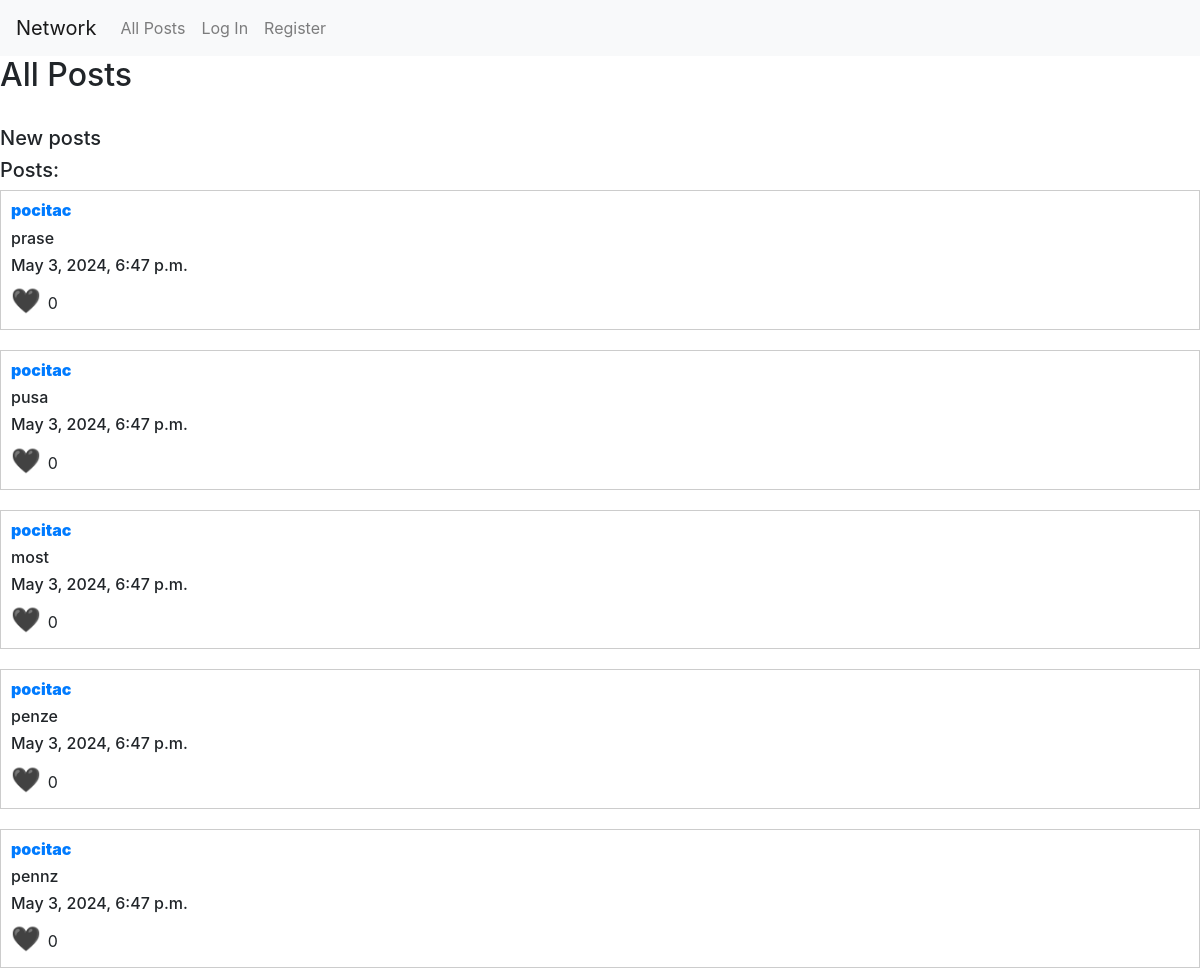
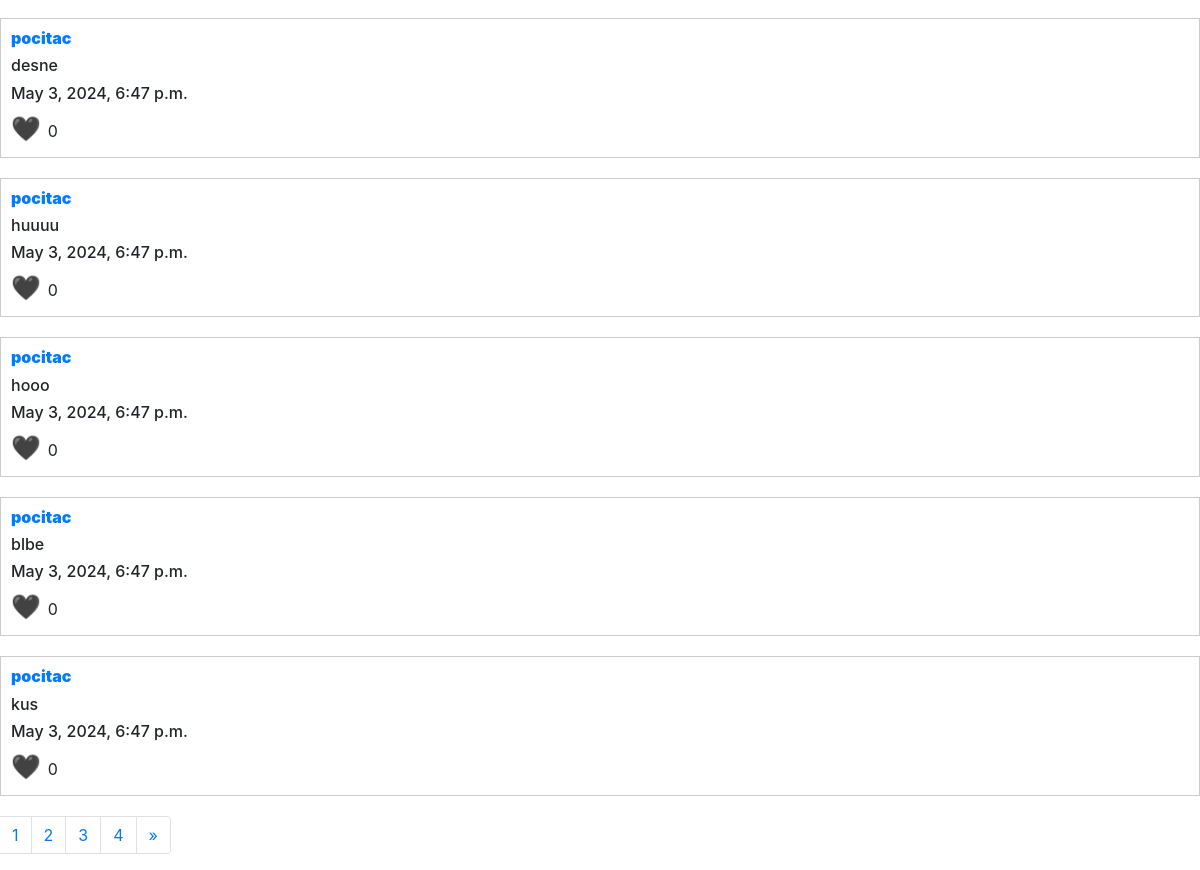
The app's page /, older data (2 pictures, top to bottom).
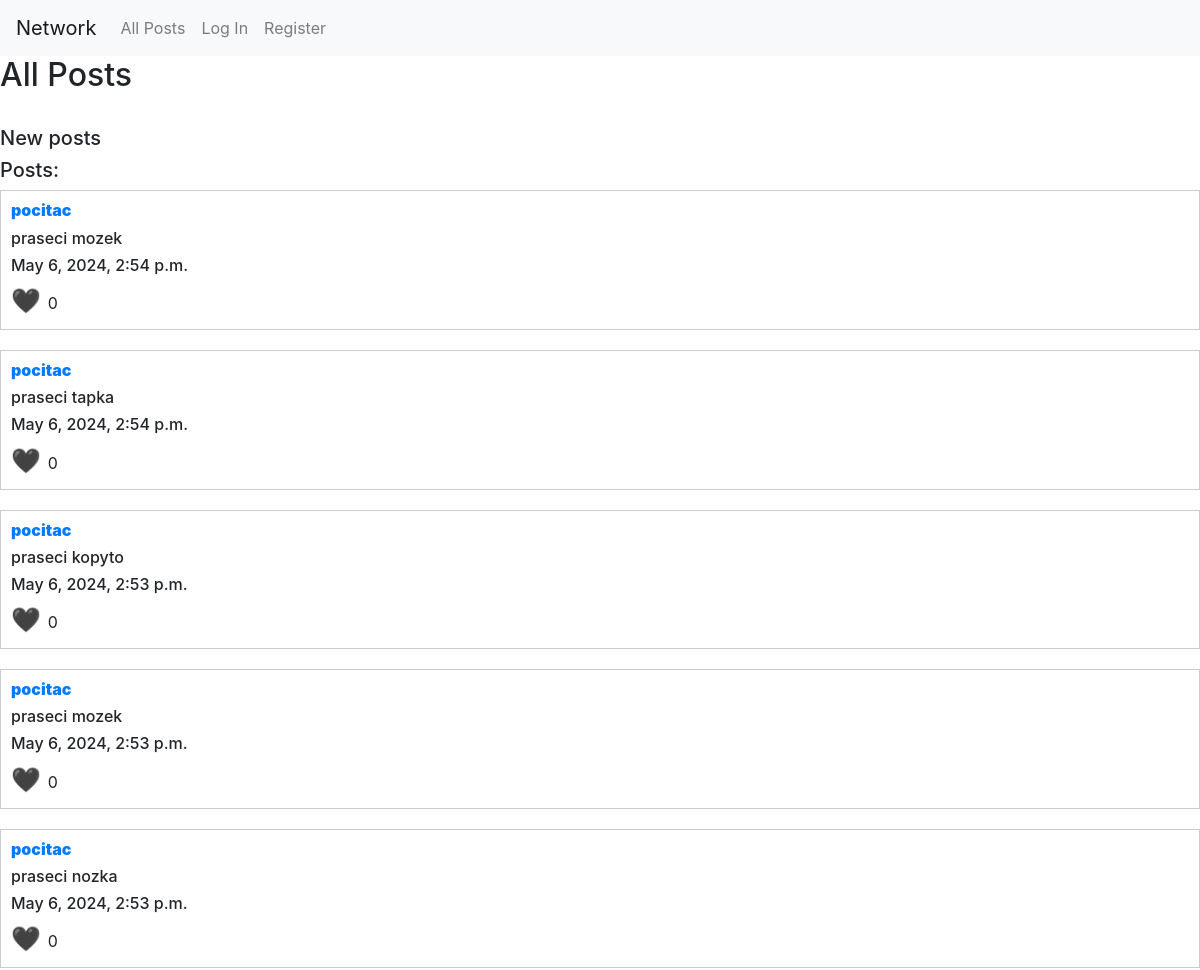
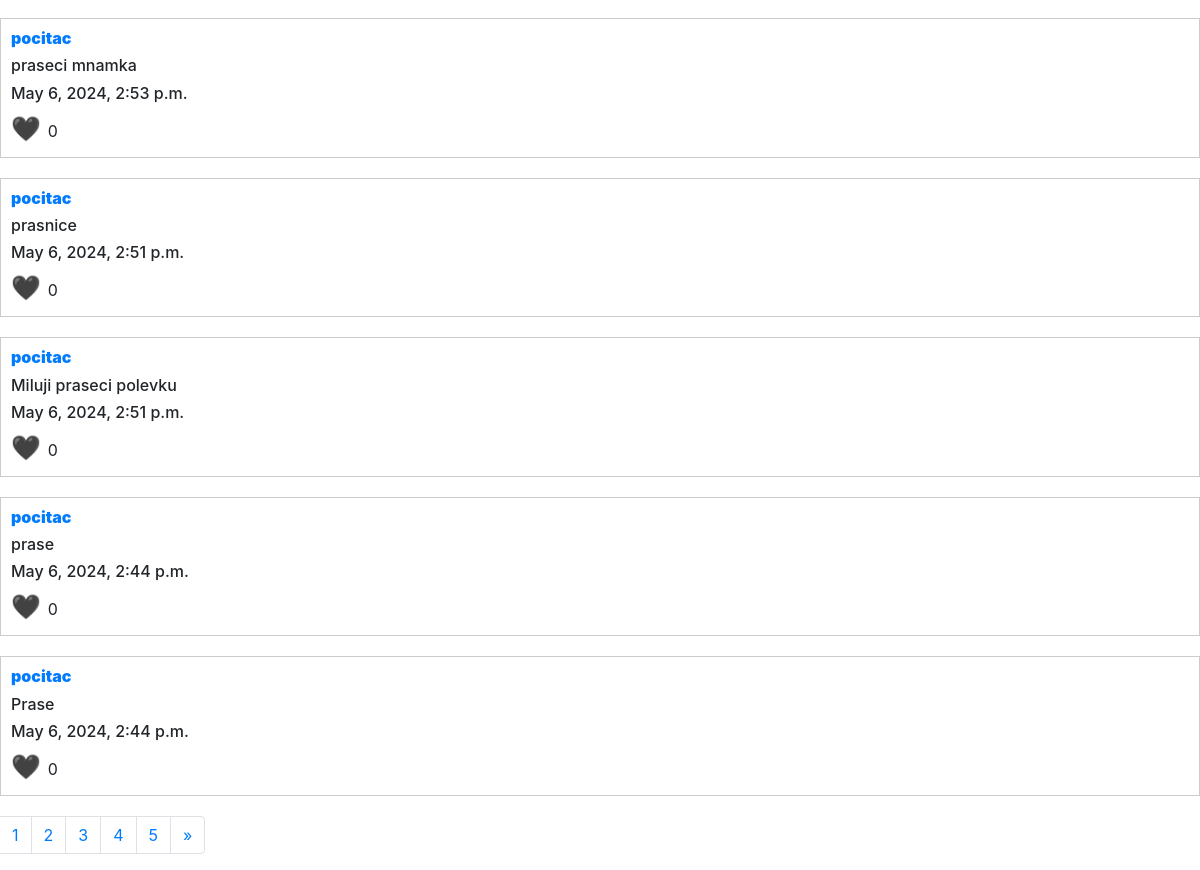
The same page, newer data (2 pictures, top to bottom).
### network/models.py (models this page shows)
class Post(models.Model):
    id = models.IntegerField(primary_key=True)
    date = models.DateTimeField(auto_now=True)
    information = models.CharField(max_length=1024)
    author = models.ForeignKey(User, on_delete=models.CASCADE, related_name="posts")
    likes = models.ManyToManyField(User)

class User(AbstractUser):
    followers = models.ManyToManyField("self", symmetrical=False)

### network/views.py (the view)
# urls.py: path("", views.index, name="index"),
def index(request):
    if request.method == "POST":
        new_post = request.POST["new_post"]
        post = Post (information=new_post, author=request.user)
        post.save()
        return HttpResponseRedirect(reverse("index"))
    else:
        posts = Post.objects.all().order_by('-date')
        paginator = Paginator(posts, 10)
        page_number = request.GET.get("page", 1)
        page_obj = paginator.get_page(page_number)
        list_stranek = [i for i in range(1, paginator.num_pages+1)]
        return render (request, "network/index.html", {"posts": page_obj, "pages":list_stranek})

### network/templates/network/index.html (shortened to what this page needs)
{% extends "network/all_posts.html" %}
{% block all_posts %}
<h2 id="all_posts">All Posts</h2>
<br>
<h5 id="new_posts_title">New posts</h5>
<h5 id="all_posts_title">Posts:</h5>
{% endblock %}
{% block pagination %}
{% if not posts %}
<h3>No post found!</h3>
{% else %}
  <nav aria-label="Page navigation example">
      <ul class="pagination">
        {% for page_number in pages %}
        <li class="page-item"><a id="page-link-{{page_number}}"class="page-link" href="{% url 'index' %}?page={{page_number }}">{{page_number}}</a></li>
        {% endfor %}
        <li class="page-item">
          {% if posts.has_next %}
              <a id="next" class="page-link" href="{% url 'index' %}?page={{ posts.next_page_number }}" aria-label="Next">
              <span aria-hidden="true">&raquo;</span>
          {% endif %}
          </a>
        </li>
      </ul>
    </nav>
{% endif %}
{% endblock %}

### network/templates/network/all_posts.html (shortened to what this page needs)
{% extends "network/layout.html" %}
{% block body %}
{%  block all_posts %}
{% endblock %}
{% for post in posts %}
<div class="post">
    <h6 class="author">
        <a href="{% url 'profile' post.author %}"><strong class = "post_author">{{ post.author}}</strong></a>
    </h6>
    <div id="read_div_{{post.id}}" style="display: block;">
        <h6 id="h6_post_information{{post.id}}" class ="post_information">{{post.information}}</h6>
        <h6>{{post.date}}</h6>
    </div>
    <span data-post-id="{{post.id}}" class="heart" onclick="likes(this)">
        {% if not user in post.likes.all %}
            🖤
        {% else %}
            ❤️
        {% endif %}
        </span>
    <span class = "likes" id="likes-{{post.id}}">{{post.likes.all|length}}</span>
</div>
{%endfor%}
{% block pagination %}
{% endblock %}
{% endblock %}

Row changes from the older to the newer data that the page shows:
no longer on this page (row unchanged): Post: author "pocitac", information "prase", date "May 3, 2024, 6:47 p.m.", likes.all|length "0"
no longer on this page (row unchanged): Post: author "pocitac", information "pusa", date "May 3, 2024, 6:47 p.m.", likes.all|length "0"
no longer on this page (row unchanged): Post: author "pocitac", information "most", date "May 3, 2024, 6:47 p.m.", likes.all|length "0"
no longer on this page (row unchanged): Post: author "pocitac", information "penze", date "May 3, 2024, 6:47 p.m.", likes.all|length "0"
no longer on this page (row unchanged): Post: author "pocitac", information "pennz", date "May 3, 2024, 6:47 p.m.", likes.all|length "0"
no longer on this page (row unchanged): Post: author "pocitac", information "desne", date "May 3, 2024, 6:47 p.m.", likes.all|length "0"
no longer on this page (row unchanged): Post: author "pocitac", information "huuuu", date "May 3, 2024, 6:47 p.m.", likes.all|length "0"
no longer on this page (row unchanged): Post: author "pocitac", information "hooo", date "May 3, 2024, 6:47 p.m.", likes.all|length "0"
no longer on this page (row unchanged): Post: author "pocitac", information "blbe", date "May 3, 2024, 6:47 p.m.", likes.all|length "0"
no longer on this page (row unchanged): Post: author "pocitac", information "kus", date "May 3, 2024, 6:47 p.m.", likes.all|length "0"
added Post: author "pocitac", information "praseci mozek", date "May 6, 2024, 2:54 p.m.", likes.all|length "0"
added Post: author "pocitac", information "praseci tapka", date "May 6, 2024, 2:54 p.m.", likes.all|length "0"
added Post: author "pocitac", information "praseci kopyto", date "May 6, 2024, 2:53 p.m.", likes.all|length "0"
added Post: author "pocitac", information "praseci mozek", date "May 6, 2024, 2:53 p.m.", likes.all|length "0"
added Post: author "pocitac", information "praseci nozka", date "May 6, 2024, 2:53 p.m.", likes.all|length "0"
added Post: author "pocitac", information "praseci mnamka", date "May 6, 2024, 2:53 p.m.", likes.all|length "0"
added Post: author "pocitac", information "prasnice", date "May 6, 2024, 2:51 p.m.", likes.all|length "0"
added Post: author "pocitac", information "Miluji praseci polevku", date "May 6, 2024, 2:51 p.m.", likes.all|length "0"
added Post: author "pocitac", information "prase", date "May 6, 2024, 2:44 p.m.", likes.all|length "0"
added Post: author "pocitac", information "Prase", date "May 6, 2024, 2:44 p.m.", likes.all|length "0"
Text that changed along with them:
new list line: "5"
